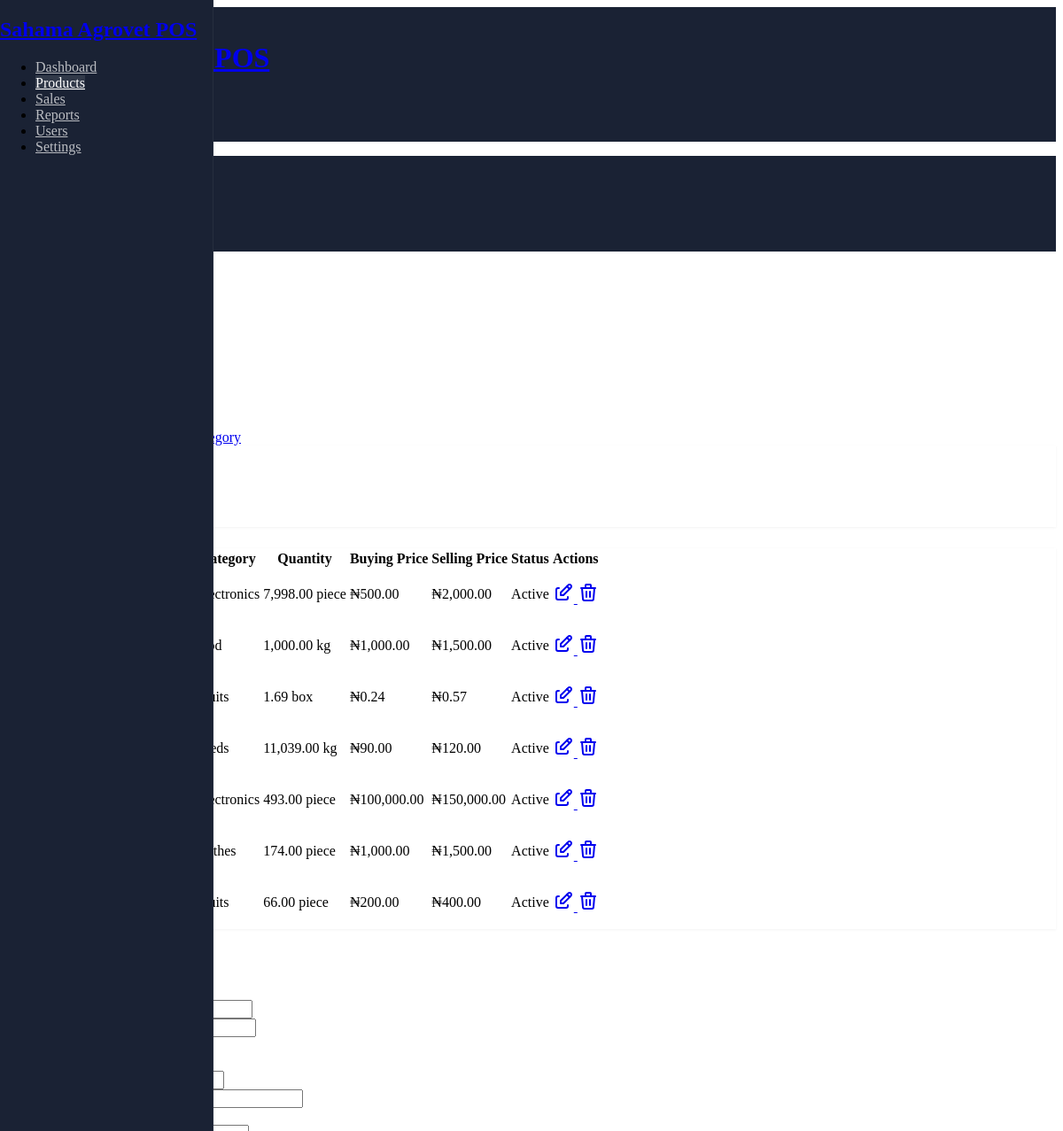
The page /products.php (signed in, upper part) on the database as committed earlier.
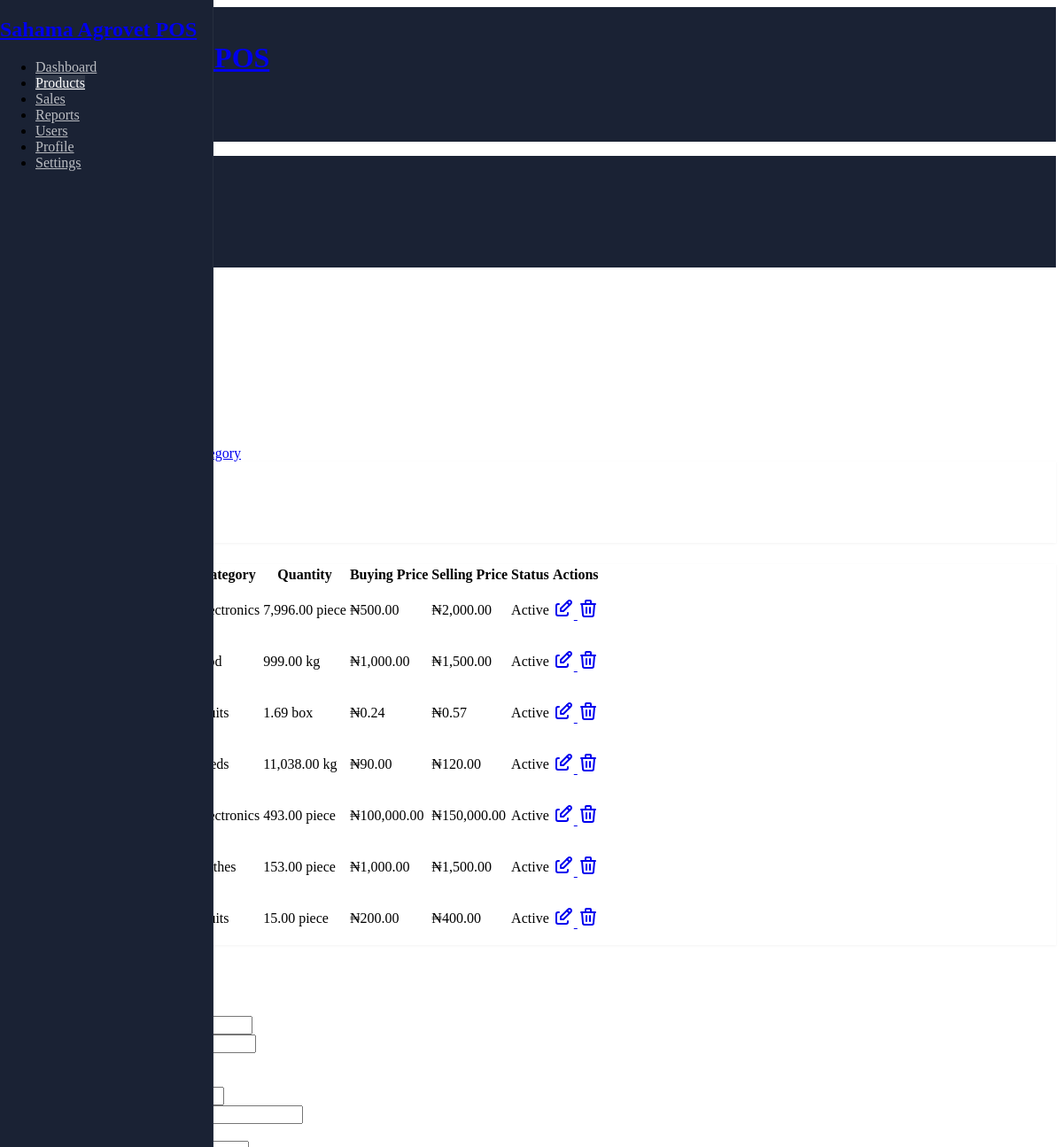
The same page on the database as committed later.
### tables this page shows
CREATE TABLE `products` (
  `id` int(11) NOT NULL,
  `category_id` int(11) DEFAULT NULL,
  `code` varchar(50) NOT NULL,
  `name` varchar(200) NOT NULL,
  `description` text DEFAULT NULL,
  `unit_type` varchar(20) NOT NULL,
  `quantity` decimal(10,2) DEFAULT 0.00,
  `min_stock_level` decimal(10,2) DEFAULT 0.00,
  `buying_price` decimal(10,2) NOT NULL,
  `selling_price` decimal(10,2) NOT NULL,
  `status` enum('active','inactive') DEFAULT 'active',
  `created_by` int(11) DEFAULT NULL,
  `created_at` timestamp NOT NULL DEFAULT current_timestamp(),
  `updated_by` int(11) DEFAULT NULL,
  `updated_at` timestamp NOT NULL DEFAULT current_timestamp() ON UPDATE current_timestamp()
);

CREATE TABLE `categories` (
  `id` int(11) NOT NULL,
  `name` varchar(100) NOT NULL,
  `description` text DEFAULT NULL,
  `created_by` int(11) DEFAULT NULL,
  `created_at` timestamp NOT NULL DEFAULT current_timestamp(),
  `updated_by` int(11) DEFAULT NULL,
  `updated_at` timestamp NOT NULL DEFAULT current_timestamp() ON UPDATE current_timestamp()
);

### products.php (the view, shortened to what the rows shown need)
<?php
$db = Database::getInstance()->getConnection();
$products = [];
try {
    $query = "SELECT p.*, c.name as category_name
              FROM products p
              LEFT JOIN categories c ON p.category_id = c.id
              WHERE 1=1";
    $params = [];
    $query .= " ORDER BY p.created_at DESC";
    $stmt = $db->prepare($query);
    $stmt->execute($params);
    $products = $stmt->fetchAll(PDO::FETCH_ASSOC);
} catch (PDOException $e) {
    $error = "Database error: " . $e->getMessage();
}
include 'templates/header.php';
?>
<div class="page-wrapper">
    <div class="page-header d-print-none">
        <div class="container-xl">
            <div class="row g-2 align-items-center">
                <div class="col">
                    <h2 class="page-title">
                    </h2>
                </div>
            </div>
        </div>
    </div>
    <div class="page-body">
        <div class="container-xl">
            <div class="card">
                <div class="card-body">
                    <div class="table-responsive">
                        <table class="table table-vcenter card-table">
                            <thead>
                                <tr>
                                    <th>Code</th>
                                    <th>Name</th>
                                    <th>Category</th>
                                    <th>Quantity</th>
                                    <th>Buying Price</th>
                                    <th>Selling Price</th>
                                    <th>Status</th>
                                    <th class="w-1">Actions</th>
                                </tr>
                            </thead>
                            <tbody>
                                <?php foreach ($products as $product): ?>
                                    <tr>
                                        <td><?= htmlspecialchars($product['code']) ?></td>
                                        <td>
                                            <div class="d-flex align-items-center">
                                                <span class="avatar me-2 bg-primary-lt">
                                                </span>
                                                <div>
                                                    <div class="font-weight-medium"><?= htmlspecialchars($product['name']) ?></div>
                                                    <div class="text-muted"><?= htmlspecialchars($product['category_name']) ?></div>
                                                </div>
                                            </div>
                                        </td>
                                        <td><?= htmlspecialchars($product['category_name']) ?></td>
                                        <td>
                                            <?php
                                            $quantity = floatval($product['quantity']);
                                            $minStock = floatval($product['min_stock_level']);
                                            $stockClass = $quantity <= $minStock ? 'text-danger' : 'text-success';
                                            ?>
                                            <span class="<?= $stockClass ?>">
                                                <?= number_format($quantity, 2) ?> <?= htmlspecialchars($product['unit_type']) ?>
                                            </span>
                                        </td>
                                        <td>₦<?= number_format($product['buying_price'], 2) ?></td>
                                        <td>₦<?= number_format($product['selling_price'], 2) ?></td>
                                        <td>
                                            <span class="badge bg-<?= $product['status'] === 'active' ? 'success' : 'danger' ?>-lt">
                                                <?= ucfirst($product['status']) ?>
                                            </span>
                                        </td>
                                        <td>
                                            <div class="btn-group">
                                                <a href="#" class="btn btn-icon btn-primary" data-bs-toggle="modal" data-bs-target="#editProductModal" data-product='<?= json_encode($product) ?>'>
                                                </a>
                                                <a href="#" class="btn btn-icon btn-danger" data-bs-toggle="modal" data-bs-target="#deleteProductModal" data-product-id="<?= $product['id'] ?>">
                                                </a>
                                            </div>
                                        </td>
                                    </tr>
                                <?php endforeach; ?>
                            </tbody>
                        </table>
                    </div>
                </div>
            </div>
        </div>
    </div>
</div>
</div>
</div>
<?php
include 'templates/footer.php';
?>

Rows that differ between the two databases and show on the page:
changed products (number 1 of 7 on the later page): quantity "7,998.00" → "7,996.00"
changed products (number 2 of 7 on the later page): quantity "1,000.00" → "999.00"
changed products (number 4 of 7 on the later page): quantity "11,039.00" → "11,038.00"
changed products "clothes": quantity "174.00" → "153.00"
changed products (number 7 of 7 on the later page): quantity "66.00" → "15.00"
Other text that changed with them:
new list line: "Profile"
